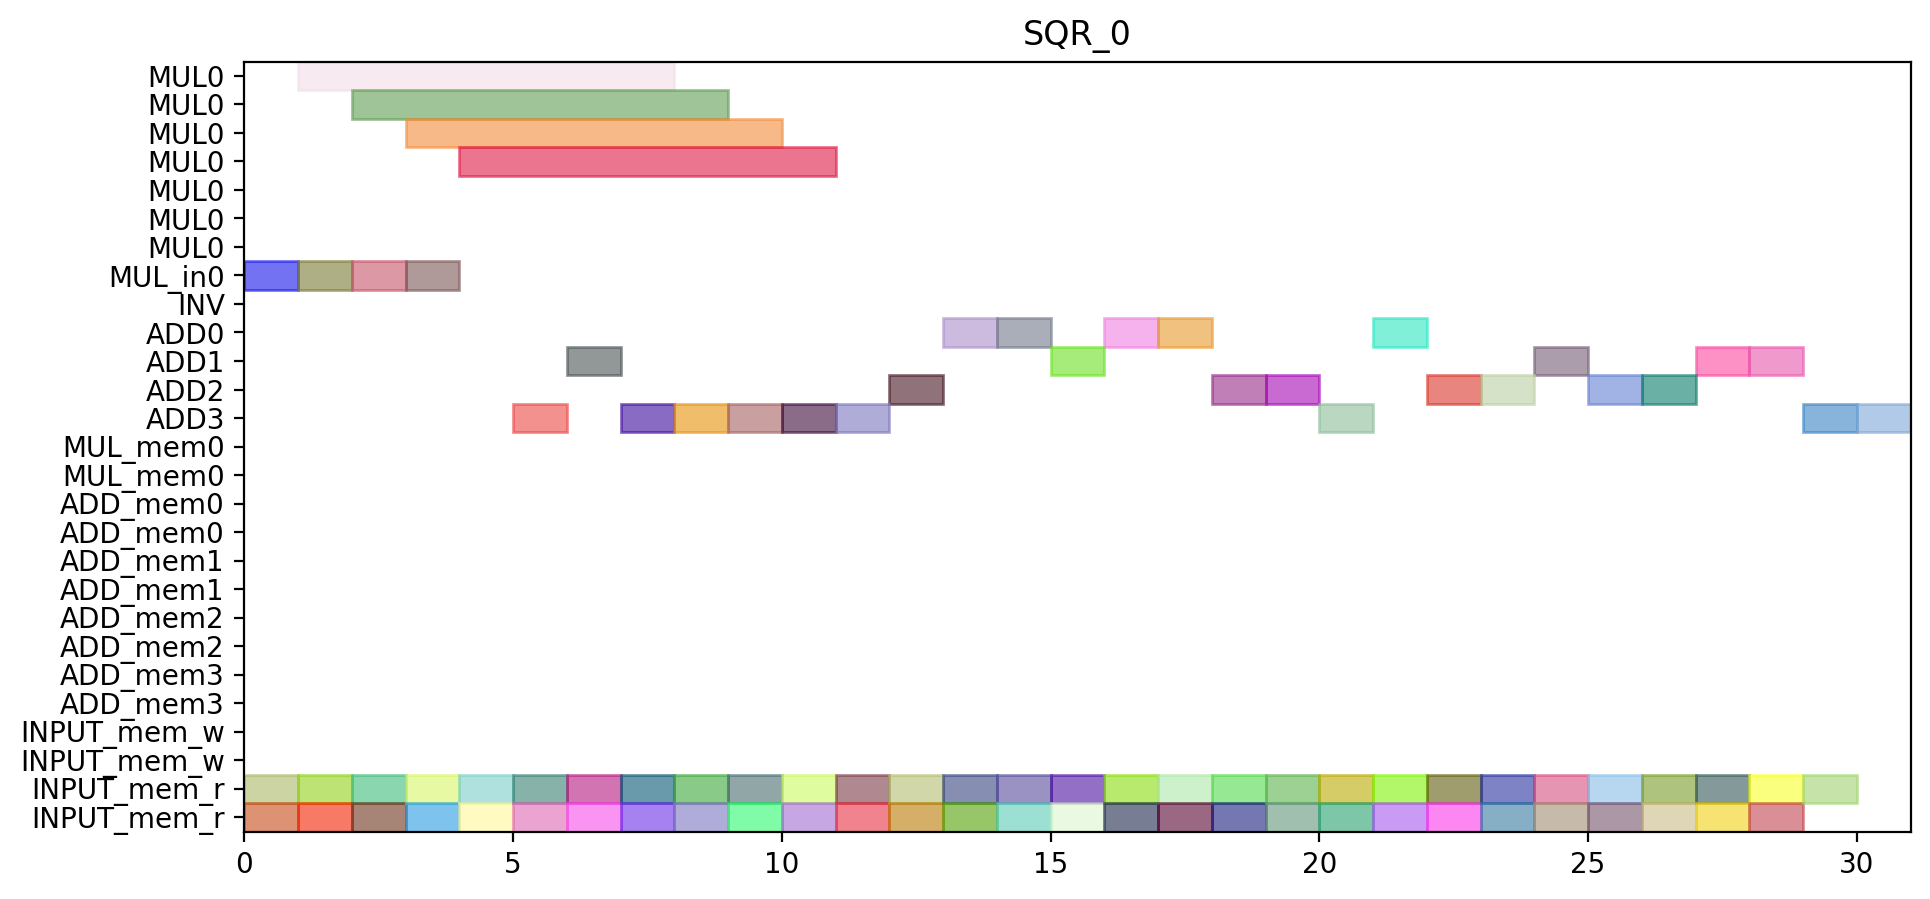

Source code (Python):
from pyschedule import Scenario, solvers, plotters, alt


def solve():
	horizon = 135
	S = Scenario("SQR_0", horizon=horizon)

	# resource
	MUL = S.Resources('MUL', num=1, size=7)
	MUL_in = S.Resources('MUL_in', num=1)
	INV = S.Resource('INV')
	ADD = S.Resources('ADD', num=4, periods=range(1, horizon))
	MUL_mem = S.Resources('MUL_mem', num=1, size=2)
	ADD_mem = S.Resources('ADD_mem', num=4, size=2)
	INPUT_mem_w = S.Resource('INPUT_mem_w', size=2)
	INPUT_mem_r = S.Resource('INPUT_mem_r', size=2)

	# result of previous scheduling

	# new tasks
	c_a1_0_y1__y1_0 = S.Task('c_a1_0_y1__y1_0', length=1, delay_cost=1)
	c_a1_0_y1__y1_0 += alt(ADD)

	c_a1_0_y1__y1_0_mem0 = S.Task('c_a1_0_y1__y1_0_mem0', length=1, delay_cost=1)
	c_a1_0_y1__y1_0_mem0 += INPUT_mem_r
	S += c_a1_0_y1__y1_0_mem0 <= c_a1_0_y1__y1_0

	c_t0001 = S.Task('c_t0001', length=1, delay_cost=1)
	c_t0001 += alt(ADD)

	c_t0001_mem0 = S.Task('c_t0001_mem0', length=1, delay_cost=1)
	c_t0001_mem0 += INPUT_mem_r
	S += c_t0001_mem0 <= c_t0001

	c_t0001_mem1 = S.Task('c_t0001_mem1', length=1, delay_cost=1)
	c_t0001_mem1 += INPUT_mem_r
	S += c_t0001_mem1 <= c_t0001

	c_t0010 = S.Task('c_t0010', length=1, delay_cost=1)
	c_t0010 += alt(ADD)

	c_t0010_mem0 = S.Task('c_t0010_mem0', length=1, delay_cost=1)
	c_t0010_mem0 += INPUT_mem_r
	S += c_t0010_mem0 <= c_t0010

	c_t0010_mem1 = S.Task('c_t0010_mem1', length=1, delay_cost=1)
	c_t0010_mem1 += INPUT_mem_r
	S += c_t0010_mem1 <= c_t0010

	c_t0011 = S.Task('c_t0011', length=1, delay_cost=1)
	c_t0011 += alt(ADD)

	c_t0011_mem0 = S.Task('c_t0011_mem0', length=1, delay_cost=1)
	c_t0011_mem0 += INPUT_mem_r
	S += c_t0011_mem0 <= c_t0011

	c_t0011_mem1 = S.Task('c_t0011_mem1', length=1, delay_cost=1)
	c_t0011_mem1 += INPUT_mem_r
	S += c_t0011_mem1 <= c_t0011

	c_t0100 = S.Task('c_t0100', length=1, delay_cost=1)
	c_t0100 += alt(ADD)

	c_t0100_mem0 = S.Task('c_t0100_mem0', length=1, delay_cost=1)
	c_t0100_mem0 += INPUT_mem_r
	S += c_t0100_mem0 <= c_t0100

	c_t0100_mem1 = S.Task('c_t0100_mem1', length=1, delay_cost=1)
	c_t0100_mem1 += INPUT_mem_r
	S += c_t0100_mem1 <= c_t0100

	c_t0101 = S.Task('c_t0101', length=1, delay_cost=1)
	c_t0101 += alt(ADD)

	c_t0101_mem0 = S.Task('c_t0101_mem0', length=1, delay_cost=1)
	c_t0101_mem0 += INPUT_mem_r
	S += c_t0101_mem0 <= c_t0101

	c_t0101_mem1 = S.Task('c_t0101_mem1', length=1, delay_cost=1)
	c_t0101_mem1 += INPUT_mem_r
	S += c_t0101_mem1 <= c_t0101

	c_t0110 = S.Task('c_t0110', length=1, delay_cost=1)
	c_t0110 += alt(ADD)

	c_t0110_mem0 = S.Task('c_t0110_mem0', length=1, delay_cost=1)
	c_t0110_mem0 += INPUT_mem_r
	S += c_t0110_mem0 <= c_t0110

	c_t0110_mem1 = S.Task('c_t0110_mem1', length=1, delay_cost=1)
	c_t0110_mem1 += INPUT_mem_r
	S += c_t0110_mem1 <= c_t0110

	c_t0111 = S.Task('c_t0111', length=1, delay_cost=1)
	c_t0111 += alt(ADD)

	c_t0111_mem0 = S.Task('c_t0111_mem0', length=1, delay_cost=1)
	c_t0111_mem0 += INPUT_mem_r
	S += c_t0111_mem0 <= c_t0111

	c_t0111_mem1 = S.Task('c_t0111_mem1', length=1, delay_cost=1)
	c_t0111_mem1 += INPUT_mem_r
	S += c_t0111_mem1 <= c_t0111

	c_t0200 = S.Task('c_t0200', length=1, delay_cost=1)
	c_t0200 += alt(ADD)

	c_t0200_mem0 = S.Task('c_t0200_mem0', length=1, delay_cost=1)
	c_t0200_mem0 += INPUT_mem_r
	S += c_t0200_mem0 <= c_t0200

	c_t0200_mem1 = S.Task('c_t0200_mem1', length=1, delay_cost=1)
	c_t0200_mem1 += INPUT_mem_r
	S += c_t0200_mem1 <= c_t0200

	c_t0201 = S.Task('c_t0201', length=1, delay_cost=1)
	c_t0201 += alt(ADD)

	c_t0201_mem0 = S.Task('c_t0201_mem0', length=1, delay_cost=1)
	c_t0201_mem0 += INPUT_mem_r
	S += c_t0201_mem0 <= c_t0201

	c_t0201_mem1 = S.Task('c_t0201_mem1', length=1, delay_cost=1)
	c_t0201_mem1 += INPUT_mem_r
	S += c_t0201_mem1 <= c_t0201

	c_t0210 = S.Task('c_t0210', length=1, delay_cost=1)
	c_t0210 += alt(ADD)

	c_t0210_mem0 = S.Task('c_t0210_mem0', length=1, delay_cost=1)
	c_t0210_mem0 += INPUT_mem_r
	S += c_t0210_mem0 <= c_t0210

	c_t0210_mem1 = S.Task('c_t0210_mem1', length=1, delay_cost=1)
	c_t0210_mem1 += INPUT_mem_r
	S += c_t0210_mem1 <= c_t0210

	c_t0211 = S.Task('c_t0211', length=1, delay_cost=1)
	c_t0211 += alt(ADD)

	c_t0211_mem0 = S.Task('c_t0211_mem0', length=1, delay_cost=1)
	c_t0211_mem0 += INPUT_mem_r
	S += c_t0211_mem0 <= c_t0211

	c_t0211_mem1 = S.Task('c_t0211_mem1', length=1, delay_cost=1)
	c_t0211_mem1 += INPUT_mem_r
	S += c_t0211_mem1 <= c_t0211

	c_t1000 = S.Task('c_t1000', length=1, delay_cost=1)
	c_t1000 += alt(ADD)

	c_t1000_mem0 = S.Task('c_t1000_mem0', length=1, delay_cost=1)
	c_t1000_mem0 += INPUT_mem_r
	S += c_t1000_mem0 <= c_t1000

	c_t1000_mem1 = S.Task('c_t1000_mem1', length=1, delay_cost=1)
	c_t1000_mem1 += INPUT_mem_r
	S += c_t1000_mem1 <= c_t1000

	c_t1001 = S.Task('c_t1001', length=1, delay_cost=1)
	c_t1001 += alt(ADD)

	c_t1001_mem0 = S.Task('c_t1001_mem0', length=1, delay_cost=1)
	c_t1001_mem0 += INPUT_mem_r
	S += c_t1001_mem0 <= c_t1001

	c_t1001_mem1 = S.Task('c_t1001_mem1', length=1, delay_cost=1)
	c_t1001_mem1 += INPUT_mem_r
	S += c_t1001_mem1 <= c_t1001

	c_t1010 = S.Task('c_t1010', length=1, delay_cost=1)
	c_t1010 += alt(ADD)

	c_t1010_mem0 = S.Task('c_t1010_mem0', length=1, delay_cost=1)
	c_t1010_mem0 += INPUT_mem_r
	S += c_t1010_mem0 <= c_t1010

	c_t1010_mem1 = S.Task('c_t1010_mem1', length=1, delay_cost=1)
	c_t1010_mem1 += INPUT_mem_r
	S += c_t1010_mem1 <= c_t1010

	c_t1011 = S.Task('c_t1011', length=1, delay_cost=1)
	c_t1011 += alt(ADD)

	c_t1011_mem0 = S.Task('c_t1011_mem0', length=1, delay_cost=1)
	c_t1011_mem0 += INPUT_mem_r
	S += c_t1011_mem0 <= c_t1011

	c_t1011_mem1 = S.Task('c_t1011_mem1', length=1, delay_cost=1)
	c_t1011_mem1 += INPUT_mem_r
	S += c_t1011_mem1 <= c_t1011

	c_t1100 = S.Task('c_t1100', length=1, delay_cost=1)
	c_t1100 += alt(ADD)

	c_t1100_mem0 = S.Task('c_t1100_mem0', length=1, delay_cost=1)
	c_t1100_mem0 += INPUT_mem_r
	S += c_t1100_mem0 <= c_t1100

	c_t1100_mem1 = S.Task('c_t1100_mem1', length=1, delay_cost=1)
	c_t1100_mem1 += INPUT_mem_r
	S += c_t1100_mem1 <= c_t1100

	c_t1101 = S.Task('c_t1101', length=1, delay_cost=1)
	c_t1101 += alt(ADD)

	c_t1101_mem0 = S.Task('c_t1101_mem0', length=1, delay_cost=1)
	c_t1101_mem0 += INPUT_mem_r
	S += c_t1101_mem0 <= c_t1101

	c_t1101_mem1 = S.Task('c_t1101_mem1', length=1, delay_cost=1)
	c_t1101_mem1 += INPUT_mem_r
	S += c_t1101_mem1 <= c_t1101

	c_t1110 = S.Task('c_t1110', length=1, delay_cost=1)
	c_t1110 += alt(ADD)

	c_t1110_mem0 = S.Task('c_t1110_mem0', length=1, delay_cost=1)
	c_t1110_mem0 += INPUT_mem_r
	S += c_t1110_mem0 <= c_t1110

	c_t1110_mem1 = S.Task('c_t1110_mem1', length=1, delay_cost=1)
	c_t1110_mem1 += INPUT_mem_r
	S += c_t1110_mem1 <= c_t1110

	c_t1111 = S.Task('c_t1111', length=1, delay_cost=1)
	c_t1111 += alt(ADD)

	c_t1111_mem0 = S.Task('c_t1111_mem0', length=1, delay_cost=1)
	c_t1111_mem0 += INPUT_mem_r
	S += c_t1111_mem0 <= c_t1111

	c_t1111_mem1 = S.Task('c_t1111_mem1', length=1, delay_cost=1)
	c_t1111_mem1 += INPUT_mem_r
	S += c_t1111_mem1 <= c_t1111

	c_t1200 = S.Task('c_t1200', length=1, delay_cost=1)
	c_t1200 += alt(ADD)

	c_t1200_mem0 = S.Task('c_t1200_mem0', length=1, delay_cost=1)
	c_t1200_mem0 += INPUT_mem_r
	S += c_t1200_mem0 <= c_t1200

	c_t1200_mem1 = S.Task('c_t1200_mem1', length=1, delay_cost=1)
	c_t1200_mem1 += INPUT_mem_r
	S += c_t1200_mem1 <= c_t1200

	c_t1201 = S.Task('c_t1201', length=1, delay_cost=1)
	c_t1201 += alt(ADD)

	c_t1201_mem0 = S.Task('c_t1201_mem0', length=1, delay_cost=1)
	c_t1201_mem0 += INPUT_mem_r
	S += c_t1201_mem0 <= c_t1201

	c_t1201_mem1 = S.Task('c_t1201_mem1', length=1, delay_cost=1)
	c_t1201_mem1 += INPUT_mem_r
	S += c_t1201_mem1 <= c_t1201

	c_t1210 = S.Task('c_t1210', length=1, delay_cost=1)
	c_t1210 += alt(ADD)

	c_t1210_mem0 = S.Task('c_t1210_mem0', length=1, delay_cost=1)
	c_t1210_mem0 += INPUT_mem_r
	S += c_t1210_mem0 <= c_t1210

	c_t1210_mem1 = S.Task('c_t1210_mem1', length=1, delay_cost=1)
	c_t1210_mem1 += INPUT_mem_r
	S += c_t1210_mem1 <= c_t1210

	c_t1211 = S.Task('c_t1211', length=1, delay_cost=1)
	c_t1211 += alt(ADD)

	c_t1211_mem0 = S.Task('c_t1211_mem0', length=1, delay_cost=1)
	c_t1211_mem0 += INPUT_mem_r
	S += c_t1211_mem0 <= c_t1211

	c_t1211_mem1 = S.Task('c_t1211_mem1', length=1, delay_cost=1)
	c_t1211_mem1 += INPUT_mem_r
	S += c_t1211_mem1 <= c_t1211

	c_t3_t0_t0_t0_in = S.Task('c_t3_t0_t0_t0_in', length=1, delay_cost=1)
	c_t3_t0_t0_t0_in += alt(MUL_in)
	c_t3_t0_t0_t0 = S.Task('c_t3_t0_t0_t0', length=7, delay_cost=1)
	c_t3_t0_t0_t0 += alt(MUL)
	S += c_t3_t0_t0_t0>=c_t3_t0_t0_t0_in

	c_t3_t0_t0_t0_mem0 = S.Task('c_t3_t0_t0_t0_mem0', length=1, delay_cost=1)
	c_t3_t0_t0_t0_mem0 += INPUT_mem_r
	S += c_t3_t0_t0_t0_mem0 <= c_t3_t0_t0_t0

	c_t3_t0_t0_t0_mem1 = S.Task('c_t3_t0_t0_t0_mem1', length=1, delay_cost=1)
	c_t3_t0_t0_t0_mem1 += INPUT_mem_r
	S += c_t3_t0_t0_t0_mem1 <= c_t3_t0_t0_t0

	c_t3_t0_t0_t1_in = S.Task('c_t3_t0_t0_t1_in', length=1, delay_cost=1)
	c_t3_t0_t0_t1_in += alt(MUL_in)
	c_t3_t0_t0_t1 = S.Task('c_t3_t0_t0_t1', length=7, delay_cost=1)
	c_t3_t0_t0_t1 += alt(MUL)
	S += c_t3_t0_t0_t1>=c_t3_t0_t0_t1_in

	c_t3_t0_t0_t1_mem0 = S.Task('c_t3_t0_t0_t1_mem0', length=1, delay_cost=1)
	c_t3_t0_t0_t1_mem0 += INPUT_mem_r
	S += c_t3_t0_t0_t1_mem0 <= c_t3_t0_t0_t1

	c_t3_t0_t0_t1_mem1 = S.Task('c_t3_t0_t0_t1_mem1', length=1, delay_cost=1)
	c_t3_t0_t0_t1_mem1 += INPUT_mem_r
	S += c_t3_t0_t0_t1_mem1 <= c_t3_t0_t0_t1

	c_t3_t0_t0_t2 = S.Task('c_t3_t0_t0_t2', length=1, delay_cost=1)
	c_t3_t0_t0_t2 += alt(ADD)

	c_t3_t0_t0_t2_mem0 = S.Task('c_t3_t0_t0_t2_mem0', length=1, delay_cost=1)
	c_t3_t0_t0_t2_mem0 += INPUT_mem_r
	S += c_t3_t0_t0_t2_mem0 <= c_t3_t0_t0_t2

	c_t3_t0_t0_t2_mem1 = S.Task('c_t3_t0_t0_t2_mem1', length=1, delay_cost=1)
	c_t3_t0_t0_t2_mem1 += INPUT_mem_r
	S += c_t3_t0_t0_t2_mem1 <= c_t3_t0_t0_t2

	c_t3_t0_t0_t3 = S.Task('c_t3_t0_t0_t3', length=1, delay_cost=1)
	c_t3_t0_t0_t3 += alt(ADD)

	c_t3_t0_t0_t3_mem0 = S.Task('c_t3_t0_t0_t3_mem0', length=1, delay_cost=1)
	c_t3_t0_t0_t3_mem0 += INPUT_mem_r
	S += c_t3_t0_t0_t3_mem0 <= c_t3_t0_t0_t3

	c_t3_t0_t0_t3_mem1 = S.Task('c_t3_t0_t0_t3_mem1', length=1, delay_cost=1)
	c_t3_t0_t0_t3_mem1 += INPUT_mem_r
	S += c_t3_t0_t0_t3_mem1 <= c_t3_t0_t0_t3

	c_t3_t0_t1_t0_in = S.Task('c_t3_t0_t1_t0_in', length=1, delay_cost=1)
	c_t3_t0_t1_t0_in += alt(MUL_in)
	c_t3_t0_t1_t0 = S.Task('c_t3_t0_t1_t0', length=7, delay_cost=1)
	c_t3_t0_t1_t0 += alt(MUL)
	S += c_t3_t0_t1_t0>=c_t3_t0_t1_t0_in

	c_t3_t0_t1_t0_mem0 = S.Task('c_t3_t0_t1_t0_mem0', length=1, delay_cost=1)
	c_t3_t0_t1_t0_mem0 += INPUT_mem_r
	S += c_t3_t0_t1_t0_mem0 <= c_t3_t0_t1_t0

	c_t3_t0_t1_t0_mem1 = S.Task('c_t3_t0_t1_t0_mem1', length=1, delay_cost=1)
	c_t3_t0_t1_t0_mem1 += INPUT_mem_r
	S += c_t3_t0_t1_t0_mem1 <= c_t3_t0_t1_t0

	c_t3_t0_t1_t1_in = S.Task('c_t3_t0_t1_t1_in', length=1, delay_cost=1)
	c_t3_t0_t1_t1_in += alt(MUL_in)
	c_t3_t0_t1_t1 = S.Task('c_t3_t0_t1_t1', length=7, delay_cost=1)
	c_t3_t0_t1_t1 += alt(MUL)
	S += c_t3_t0_t1_t1>=c_t3_t0_t1_t1_in

	c_t3_t0_t1_t1_mem0 = S.Task('c_t3_t0_t1_t1_mem0', length=1, delay_cost=1)
	c_t3_t0_t1_t1_mem0 += INPUT_mem_r
	S += c_t3_t0_t1_t1_mem0 <= c_t3_t0_t1_t1

	c_t3_t0_t1_t1_mem1 = S.Task('c_t3_t0_t1_t1_mem1', length=1, delay_cost=1)
	c_t3_t0_t1_t1_mem1 += INPUT_mem_r
	S += c_t3_t0_t1_t1_mem1 <= c_t3_t0_t1_t1

	solvers.mip.solve(S,msg=1,kind='CPLEX',ratio_gap=1.01)

	solution = [['hoge']*len(S.solution()[1]) for i in range(len(S.solution()))]
	for i in range(len(S.solution())):
		for j in range(len(S.solution()[i])):
			solution[i][j]=str(S.solution()[i][j])
	print(solution)

	cycles = int(solution[-1][3])

	pic_file_name = "/mnt/rose/usr1/fukuda/pairing_automation_design2/bls24-315/scheduling/SQR_mul1_add4/SQR_0.png"
	if(S.solution() != []):
		plotters.matplotlib.plot(S,img_filename=pic_file_name, vertical_text=True, fig_size=(cycles*0.25+3, 5), show_task_labels=False)

	return solution
